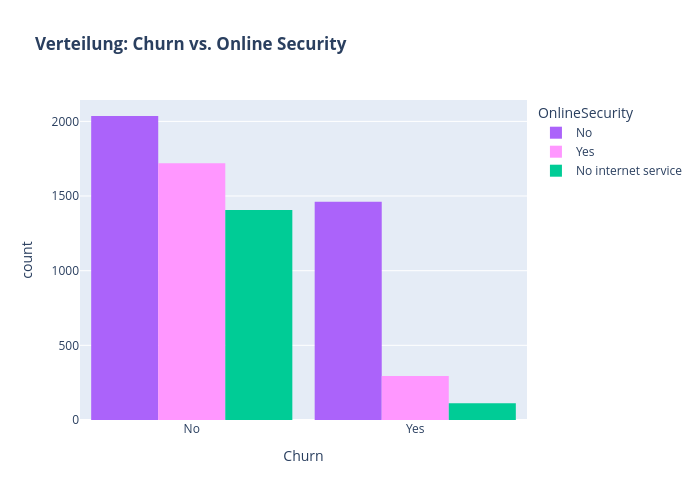

Source (notebook cell):
### Markdown cell above
- Wir stellen fest, dass generell der Anteil an "seniorigen" Kunden recht niedrig ist. 
- Dazu kann man sagen, dass ein die seniorigen Kunden eher dazu tendieren abzuwandern.

### Code cell
color_map = {"Yes": "#FF97FF", "No": "#AB63FA"}
fig = px.histogram(df, x="Churn", color="OnlineSecurity", barmode="group", title="<b>Verteilung: Churn vs. Online Security</b>", color_discrete_map=color_map)
fig.update_layout(width=700, height=500, bargap=0.1)
fig.show()

### Figure 1 — Plotly figure (JSON) as saved in the notebook; plotly's stock layout.template omitted (floating-point values rounded to 4 significant figures; data arrays with more than 128 entries replaced by an {"elided": "..."} marker saying what was removed)
{"data": [{"alignmentgroup": "True", "bingroup": "x", "hovertemplate": "OnlineSecurity=No<br>Churn=%{x}<br>count=%{y}<extra></extra>", "legendgroup": "No", "marker": {"color": "#AB63FA", "pattern": {"shape": ""}}, "name": "No", "offsetgroup": "No", "orientation": "v", "showlegend": true, "type": "histogram", "x": {"elided": "3497 str values"}, "xaxis": "x", "yaxis": "y"}, {"alignmentgroup": "True", "bingroup": "x", "hovertemplate": "OnlineSecurity=Yes<br>Churn=%{x}<br>count=%{y}<extra></extra>", "legendgroup": "Yes", "marker": {"color": "#FF97FF", "pattern": {"shape": ""}}, "name": "Yes", "offsetgroup": "Yes", "orientation": "v", "showlegend": true, "type": "histogram", "x": {"elided": "2015 str values"}, "xaxis": "x", "yaxis": "y"}, {"alignmentgroup": "True", "bingroup": "x", "hovertemplate": "OnlineSecurity=No internet service<br>Churn=%{x}<br>count=%{y}<extra></extra>", "legendgroup": "No internet service", "marker": {"color": "#00cc96", "pattern": {"shape": ""}}, "name": "No internet service", "offsetgroup": "No internet service", "orientation": "v", "showlegend": true, "type": "histogram", "x": {"elided": "1520 str values"}, "xaxis": "x", "yaxis": "y"}], "layout": {"bargap": 0.1, "barmode": "group", "height": 500, "legend": {"title": {"text": "OnlineSecurity"}, "tracegroupgap": 0}, "title": {"text": "<b>Verteilung: Churn vs. Online Security</b>"}, "width": 700, "xaxis": {"anchor": "y", "domain": [0, 1], "title": {"text": "Churn"}}, "yaxis": {"anchor": "x", "domain": [0, 1], "title": {"text": "count"}}}}
